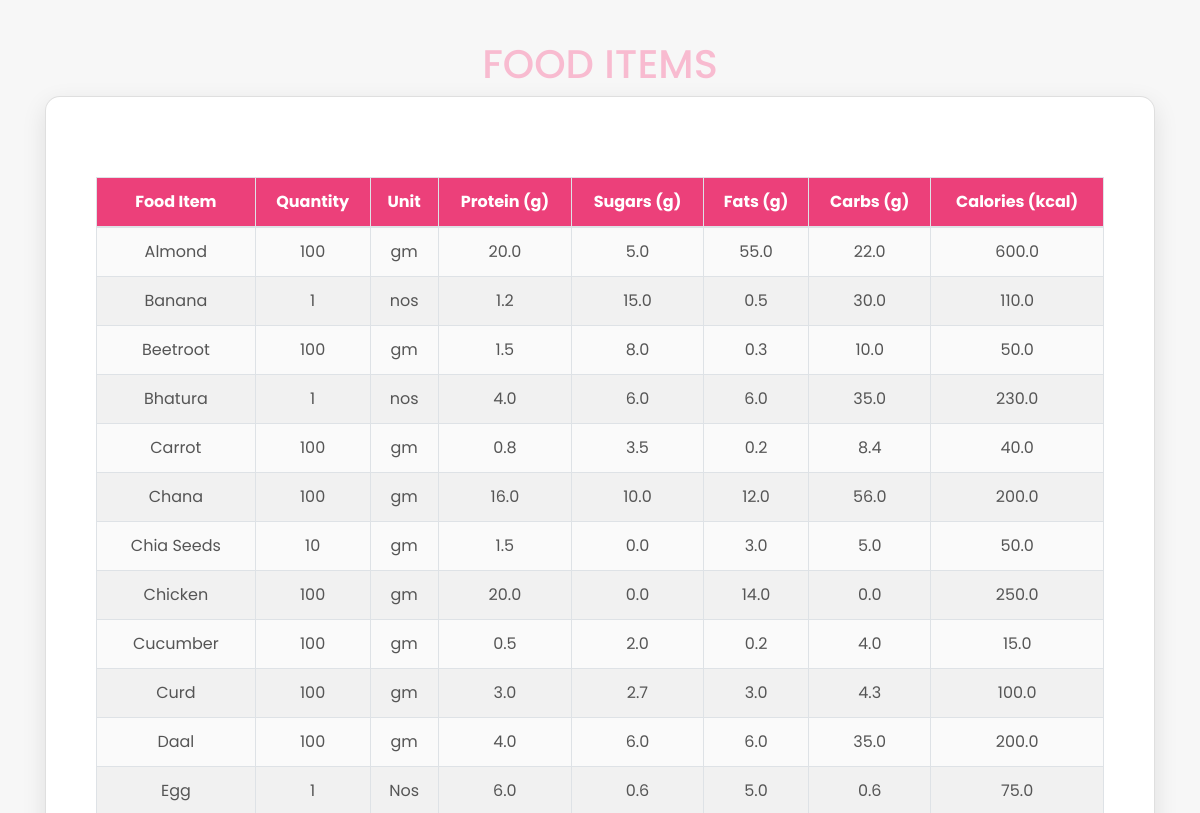
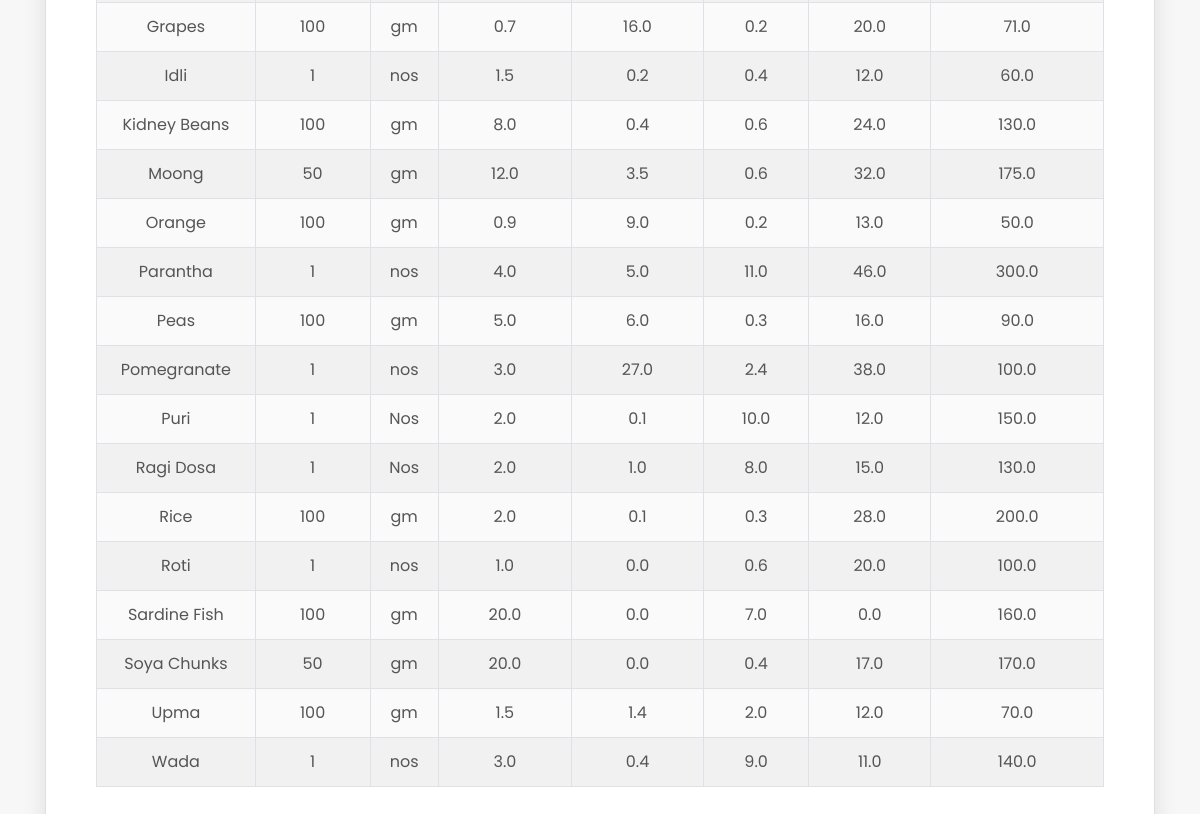
Before: /food_items with the older database file (2 pictures, top to bottom).
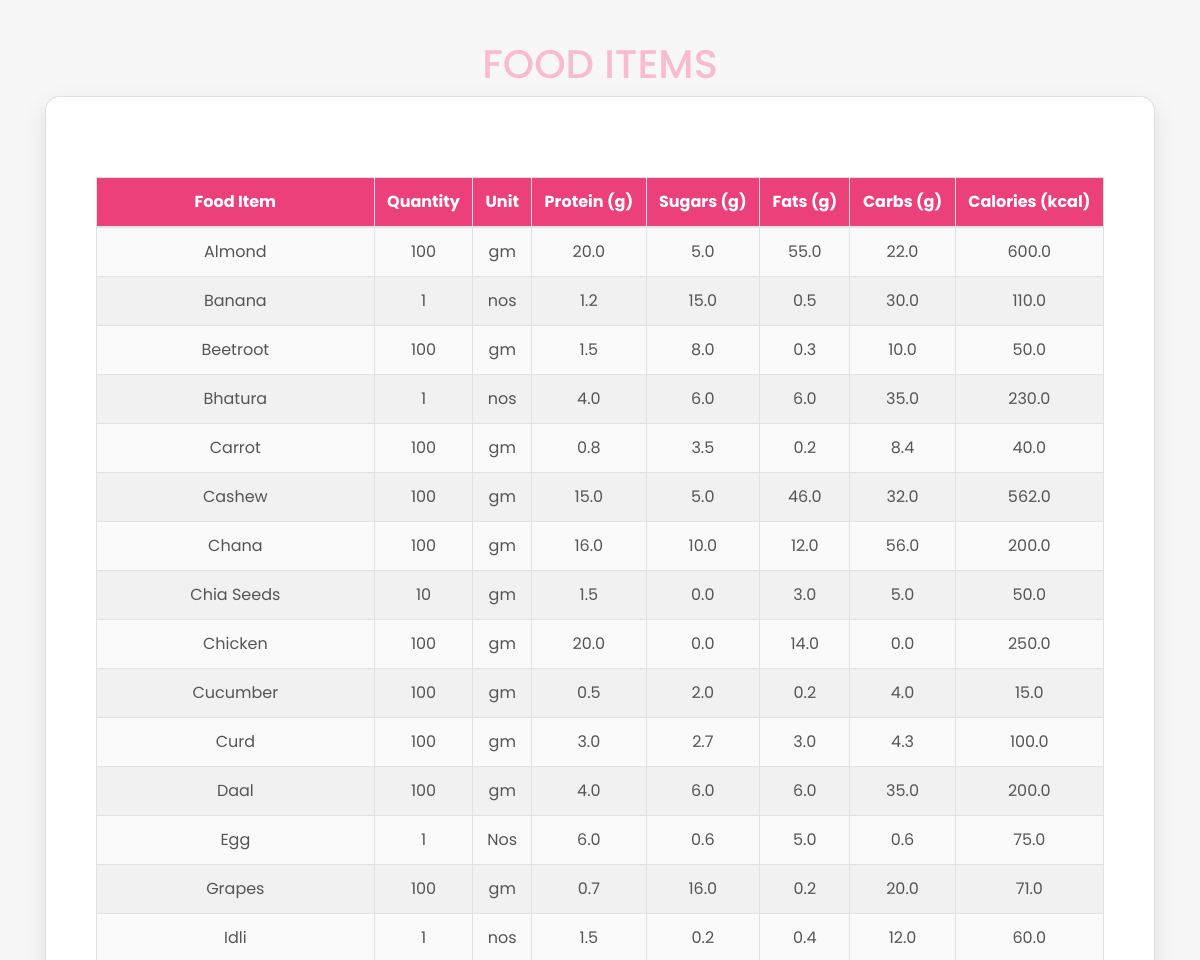
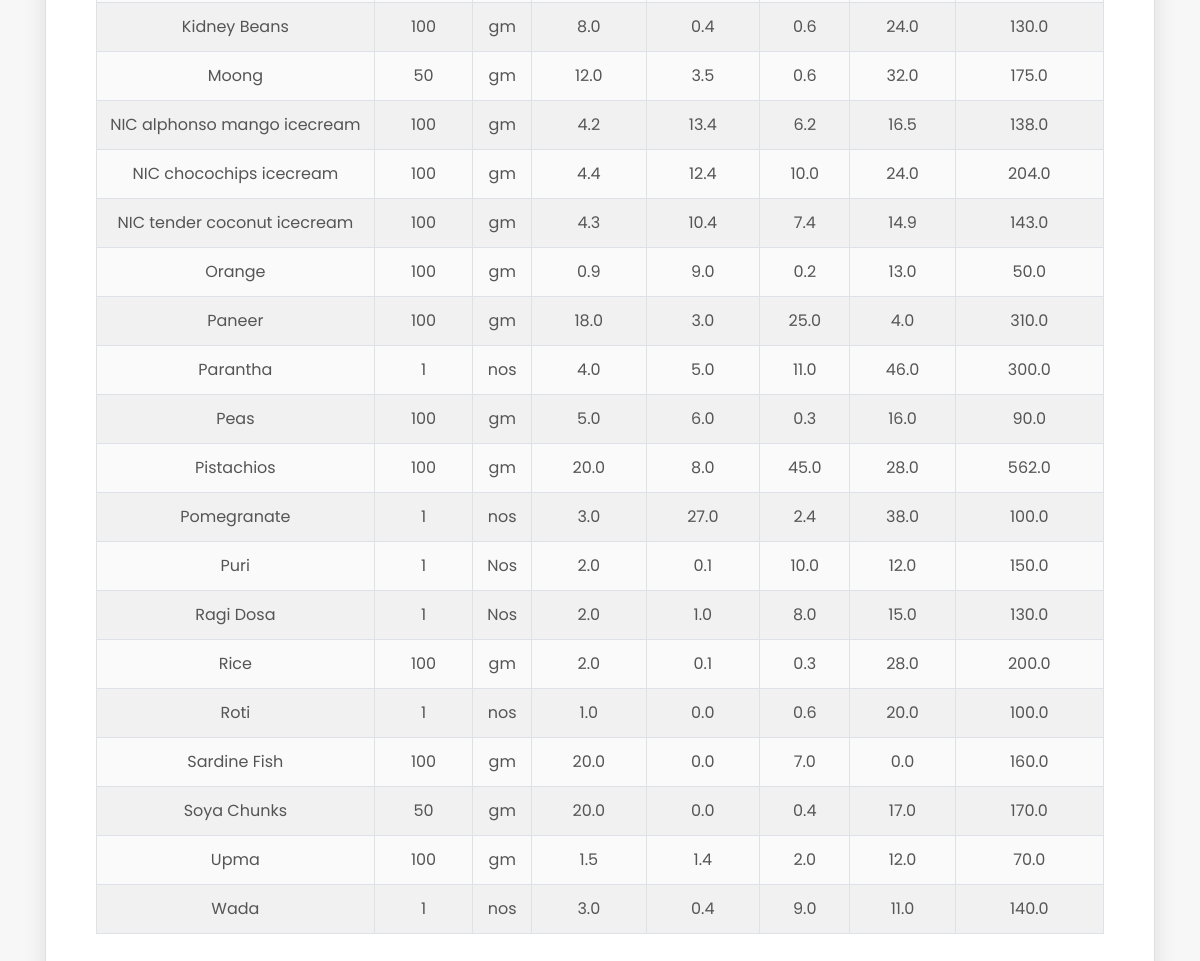
After: the same page with the newer database file (2 pictures, top to bottom).
### app.py (models this page shows, shortened)
class FoodItem(db.Model):
    id = db.Column(db.Integer, primary_key=True)
    food_item = db.Column(db.String(100), nullable=False)
    quantity = db.Column(db.String(50), nullable=False)
    unit = db.Column(db.String(20), nullable=False)
    protein = db.Column(db.Float, nullable=False)
    sugars = db.Column(db.Float, nullable=False)
    fats = db.Column(db.Float, nullable=False)
    carbs = db.Column(db.Float, nullable=False)
    kcal = db.Column(db.Float, nullable=False)

### app.py (the view)
@app.route('/food_items')
def food_items():
    food_items = FoodItem.query.all()
    food_items = sorted(food_items, key=lambda x: x.food_item)
    return render_template('food_items.html', food_items=food_items)

### templates/food_items.html (shortened to what this page needs)
<!DOCTYPE html>
<html lang="en">
<head>
    <link rel="stylesheet" href="https://cdnjs.cloudflare.com/ajax/libs/bootstrap/4.5.2/css/bootstrap.min.css">
</head>
<body>
    <div class="container">
        <h1>Food Items</h1>
        <div class="card">
            <div class="card-body">
                <div class="table-responsive">
                    <table class="table table-bordered">
                        <thead>
                            <tr>
                                <th>Food Item</th>
                                <th>Quantity</th>
                                <th>Unit</th>
                                <th>Protein (g)</th>
                                <th>Sugars (g)</th>
                                <th>Fats (g)</th>
                                <th>Carbs (g)</th>
                                <th>Calories (kcal)</th>
                            </tr>
                        </thead>
                        <tbody>
                            {% for food_item in food_items %}
                            <tr>
                                <td>{{ food_item.food_item }}</td>
                                <td>{{ food_item.quantity }}</td>
                                <td>{{ food_item.unit }}</td>
                                <td>{{ food_item.protein }}</td>
                                <td>{{ food_item.sugars }}</td>
                                <td>{{ food_item.fats }}</td>
                                <td>{{ food_item.carbs }}</td>
                                <td>{{ food_item.kcal }}</td>
                            </tr>
                            {% endfor %}
                        </tbody>
                    </table>
                </div>
            </div>
        </div>
    </div>
</body>
</html>

### templates/food_items.html (style rules this page uses)
body { font-family: 'Poppins', sans-serif; background-color: #f7f7f7; padding: 0; margin: 0; color: #333; min-height: 100vh; display: flex; justify-content: center; align-items: center; }
h1 { text-align: center; font-size: 2.5em; color: #f8bbd0; margin-top: 40px; text-transform: uppercase; }
.card { border-radius: 15px; box-shadow: 0 8px 24px rgba(0, 0, 0, 0.1); background-color: #ffffff; padding: 30px; width: 100%; max-width: 1200px; }
th { background-color: #ec407a; color: white; font-weight: bold; padding: 15px; }
td { padding: 15px; text-align: center; background-color: #fafafa; color: #555; }
tr:nth-child(even) td { background-color: #f1f1f1; }
.table-bordered { border: 1px solid #ddd; }
.table-responsive { margin-top: 30px; }
.table th, .table td { text-align: center; }

Changed rows visible on the page:
added FoodItem: food_item "Cashew", quantity "100", unit "gm", protein "15.0", sugars "5.0", fats "46.0", carbs "32.0", kcal "562.0"
added FoodItem: food_item "NIC alphonso mango icecream", quantity "100", unit "gm", protein "4.2", sugars "13.4", fats "6.2", carbs "16.5", kcal "138.0"
added FoodItem: food_item "NIC chocochips icecream", quantity "100", unit "gm", protein "4.4", sugars "12.4", fats "10.0", carbs "24.0", kcal "204.0"
added FoodItem: food_item "NIC tender coconut icecream", quantity "100", unit "gm", protein "4.3", sugars "10.4", fats "7.4", carbs "14.9", kcal "143.0"
added FoodItem: food_item "Paneer", quantity "100", unit "gm", protein "18.0", sugars "3.0", fats "25.0", carbs "4.0", kcal "310.0"
added FoodItem: food_item "Pistachios", quantity "100", unit "gm", protein "20.0", sugars "8.0", fats "45.0", carbs "28.0", kcal "562.0"
